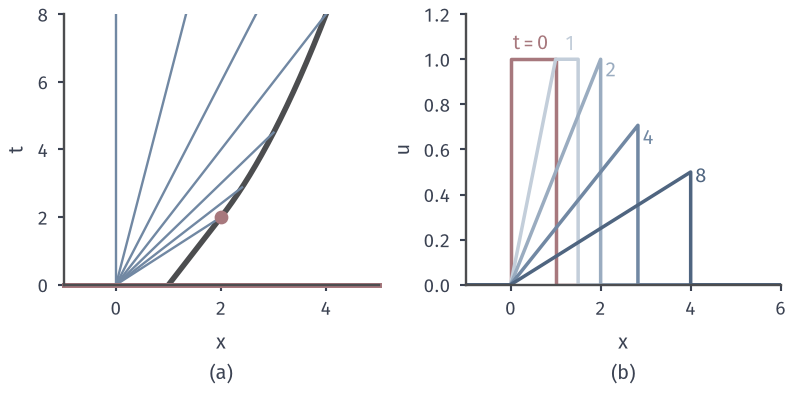

Here is the Python script that generated this plot:
from pathlib import Path
import sys
ROOT = next(p for p in Path(__file__).resolve().parents if (p/'build.sh').is_file() and (p/'tex/book.tex').is_file())
sys.path.insert(0, str(ROOT/'figures/06-differential-equations/02-partial-differential-equations/matplotlib/cons-common'))
from cons_common import *
# Target: Burgers from the box datum: fan and shock interact at (2,2), then shock sqrt(2t), profile a decaying triangle.
fig, axs = figure(width_mm=112, height_mm=56, ncols=2)
ax=axs[0]; style(ax); tm=8
t=np.linspace(0,2,50); ax.plot(1+t/2,t,color=LINE,lw=2.2)
t=np.linspace(2,tm,200); ax.plot(np.sqrt(2*t),t,color=LINE,lw=2.2)
for k in np.linspace(0,1,7)[1:]:
    # fan ray x=k t hits shock
    tk=(2 if k>=1 else 2/k**2)
    if k>=1:
        ax.plot([0,2],[0,2],color=BLUE,lw=.95)
    else:
        e=min(tk,tm); ax.plot([0,k*e],[0,e],color=BLUE,lw=.95)
ax.plot([0,0],[0,tm],color=BLUE,lw=.95)
ax.plot([2],[2],'o',ms=4.5,color=RED,zorder=5)
ax.plot([-1,5],[0,0],color=RED,lw=2,clip_on=False)
ax.set_xlim(-1,5); ax.set_ylim(0,tm); ax.set_ylabel('$t$'); sub(ax,'a','$x$')
ax=axs[1]; style(ax); ax.plot([-1,0,0,1,1,6],[0,0,1,1,0,0],color=RED,lw=1.4)
ax.plot([-1,0,1,1.5,1.5,6],[0,0,1,1,0,0],color=SHADES[0],lw=1.4)
ax.plot([-1,0,2,2,6],[0,0,1,0,0],color=SHADES[1],lw=1.4)
g=np.sqrt(8); ax.plot([-1,0,g,g,6],[0,0,g/4,0,0],color=SHADES[2],lw=1.4)
g=4.0; ax.plot([-1,0,g,g,6],[0,0,g/8,0,0],color=SHADES[3],lw=1.4)
ax.text(.45,1.04,'$t=0$',color=RED,ha='center'); ax.text(1.2,1.04,'$1$',color=SHADES[0]); ax.text(2.1,.92,'$2$',color=SHADES[1]); ax.text(2.93,.62,'$4$',color=SHADES[2]); ax.text(4.1,.45,'$8$',color=SHADES[3])
ax.set_xlim(-1,6); ax.set_ylim(0,1.2); ax.set_ylabel('$u$'); sub(ax,'b','$x$')
save(fig, HERE(__file__), 'figure', {'formula':'box datum, fan x/t, shock 1+t/2 then sqrt(2t)'})
